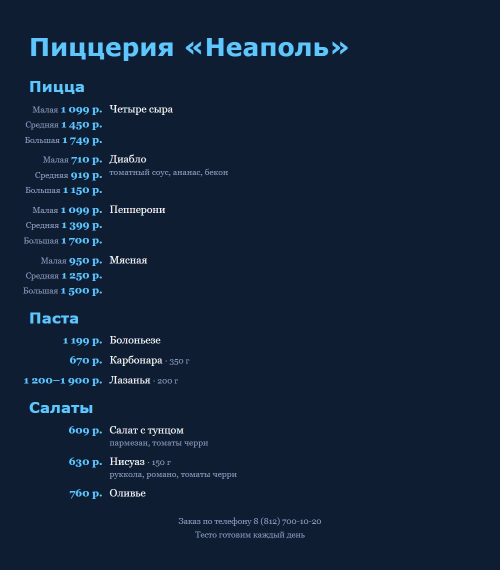
#> input picture src/menubench/server/gallery/syn-42-0022.jpg, 1000 x 1139 px (shown at 1/2 size)
$ python -i deskew.py   (imports and definitions only)
#> lines starting #> are read from the running program, lines starting #| are printed output that depends on the picture; after the words box and inside, x2 and y2 are one past the last pixel; in counts of white or black regions, pixels touching at a corner belong together
#> further down, picture is the input picture: PIL image 1000x1139 RGB; mean R, G, B 17.3, 33.9, 55.5
"""Straightens tilted menu photos before models read them, and maps their boxes back to the original photo.

On a tilted photo a printed row slopes, so a model reading it pairs names and prices across rows and places boxes
half a line off. The skew is estimated from the page itself: text rows give the sharpest horizontal ink profile
when they are level. Only rotation is undone; perspective stays. Boxes found on the straightened page come back as
the axis-aligned hull of the rotated box, which is how the synthetic ground truth treats rotation too.
"""

from __future__ import annotations

import math
from dataclasses import dataclass

import numpy as np
from PIL import Image, ImageFilter

from menubench.schema import BBox

MAX_ANGLE = 12.0  # degrees; beyond this a page is more likely sideways or a collage than tilted
MIN_ANGLE = 0.6  # below this rotation costs more (resampling, a new model call) than it gives
MIN_GAIN = 1.15  # the best angle's profile must beat the unrotated one by this much to count
WORK_SIDE = 900  # the estimate runs on a downscaled copy


# [40 lines that did not run here, left out]


def _ink(img: Image.Image) -> np.ndarray:
    """Strokes darker or lighter than their surroundings, as a 0/1 map; flat areas and gradients drop out."""
    gray = img.convert("L")
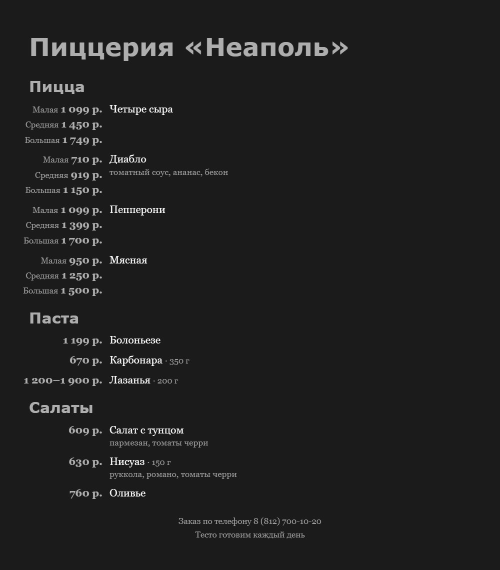
#> gray: PIL image 1000x1139 L (shown at 1/2 size); min 5, max 255, mean 31.5
    scale = WORK_SIDE / max(gray.size)
#> scale = 0.79
    if scale < 1:
        gray = gray.resize(
            (max(1, round(gray.width * scale)), max(1, round(gray.height * scale))), Image.Resampling.BILINEAR
        )
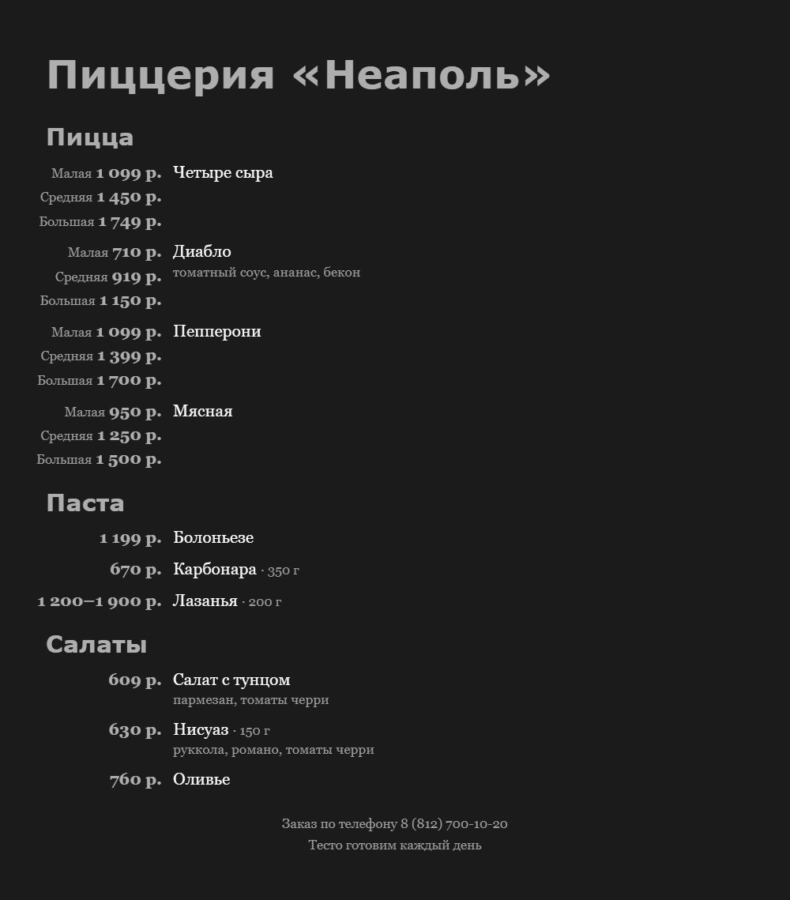
#> gray: PIL image 790x900 L; min 20, max 246, mean 31.5
    local = np.asarray(gray.filter(ImageFilter.BoxBlur(12)), dtype=np.float32)
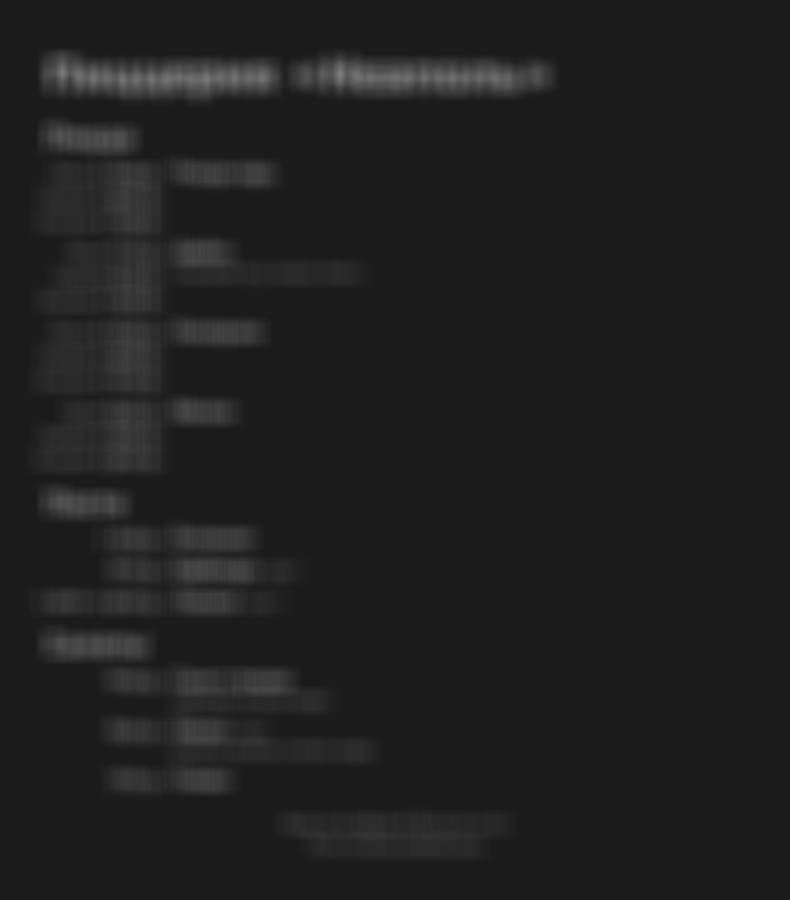
#> local: shape (900, 790) float32; min 27, max 124, mean 31.5
    diff = np.abs(np.asarray(gray, dtype=np.float32) - local)
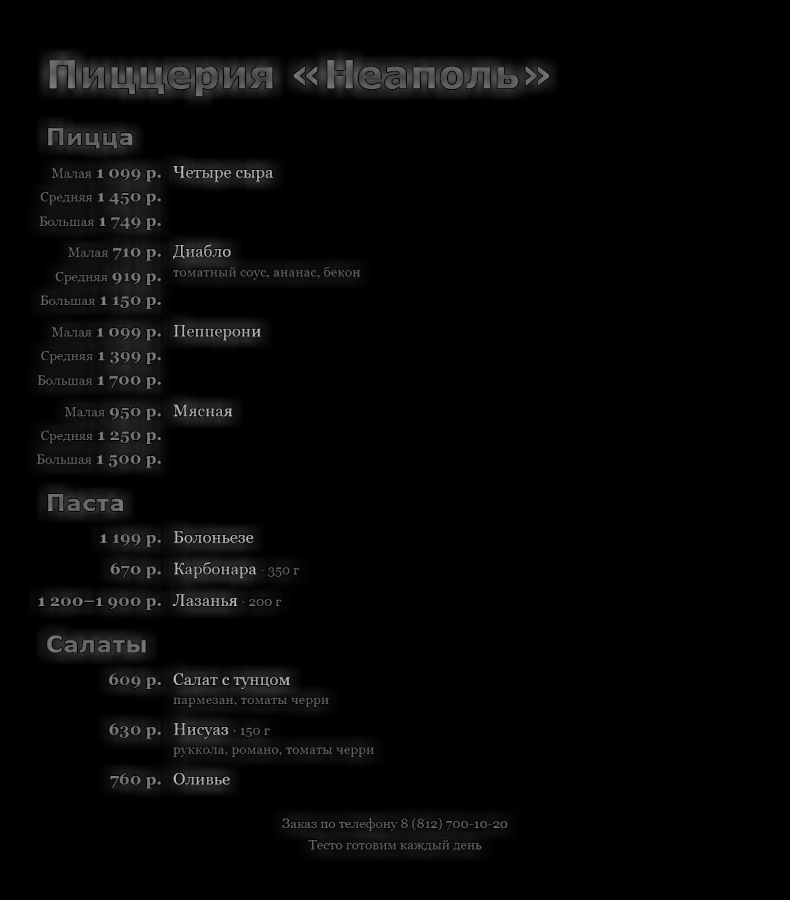
#> diff: shape (900, 790) float32; min 0, max 198, mean 6
    return (diff > max(float(np.percentile(diff, 90)), 12.0)).astype(np.uint8) * 255
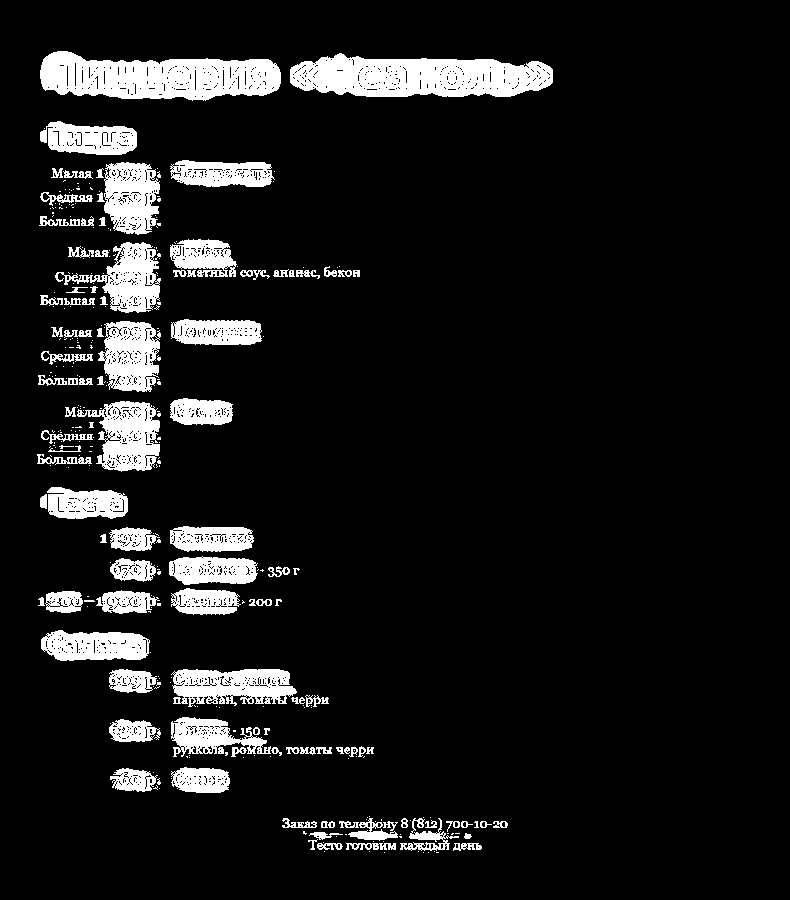
#> returned value: shape (900, 790); 9.7% white; 337 white regions (228 under 20 px), largest, box (x1, y1, x2, y2) and area: (290, 53, 553, 97) 8582, (40, 51, 281, 101) 8437, (77, 401, 160, 472) 3392


def _sharpness(ink: Image.Image, angle: float) -> float:
#> called with angle = 0
    rows = np.asarray(ink.rotate(angle, resample=Image.Resampling.NEAREST, expand=False), dtype=np.float32).sum(axis=1)
#> rows = 900 values, max 122910 at index 75, min 0 at index 0, mean 19440.6
    return float(np.square(np.diff(rows)).sum())


def estimate_skew(img: Image.Image) -> tuple[float, float]:
    """(angle, gain): the counter-clockwise turn in degrees that levels the text rows, and how much sharper the row
    profile gets with it compared with leaving the page as is."""
    ink = Image.fromarray(_ink(img))
    base = _sharpness(ink, 0.0) or 1.0
#> base = 2.52e+10
    coarse = max(np.arange(-MAX_ANGLE, MAX_ANGLE + 1e-6, 0.5), key=lambda a: _sharpness(ink, float(a)))
#> coarse = 0
    fine = max(np.arange(coarse - 0.5, coarse + 0.5 + 1e-6, 0.1), key=lambda a: _sharpness(ink, float(a)))
#> fine = -1.11e-16
    angle = round(float(fine), 1)
#> angle = 0
    return angle, _sharpness(ink, angle) / base


# [11 lines that did not run here, left out]

>>> from PIL import Image
>>> picture = Image.open('../server/gallery/syn-42-0022.jpg')
>>> result = estimate_skew(picture)
#> result = (0, 1)

$ run again, on src/menubench/server/gallery/syn-42-0046.jpg
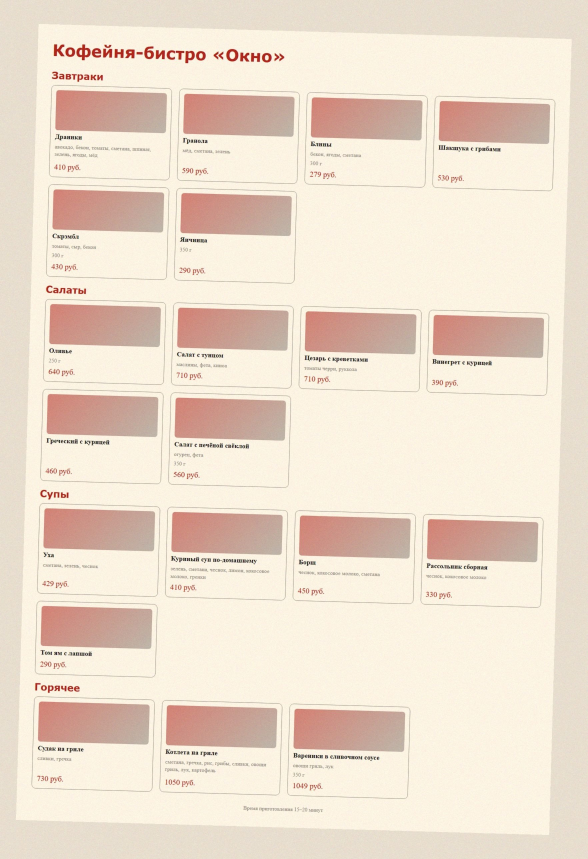
#> input picture src/menubench/server/gallery/syn-42-0046.jpg, 1763 x 2577 px (shown at 1/3 size)
#> picture is the input picture: PIL image 1763x2577 RGB; mean R, G, B 237.5, 222, 206.1
#> in _ink, `local = np.asarray(gray.filter(ImageFilter.BoxBlur(12)), dtype=np.floa..`:
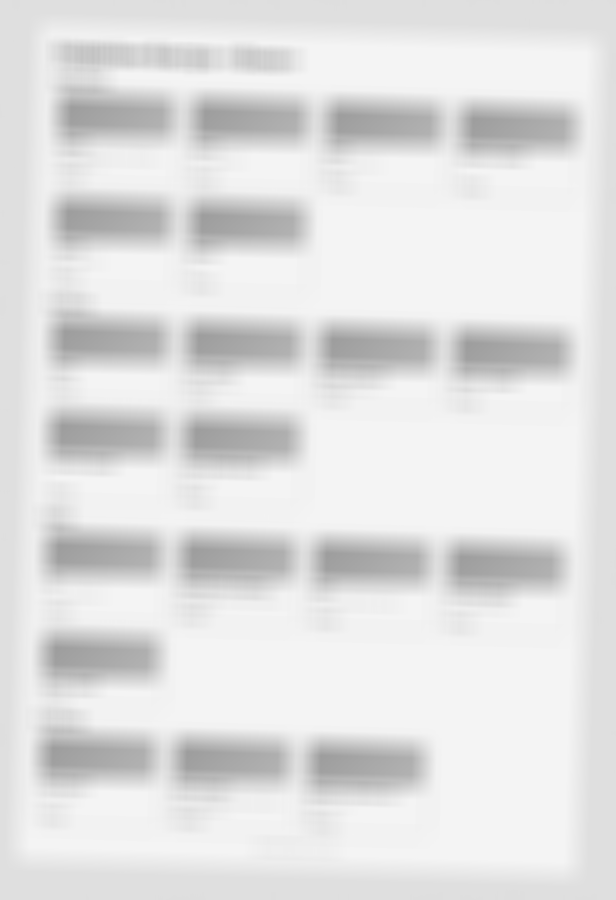
#> local: shape (900, 616) float32; min 157, max 244, mean 224.8
#> in _ink, `return (diff > max(float(np.percentile(diff, 90)), 12.0)).astype(np.ui..`:
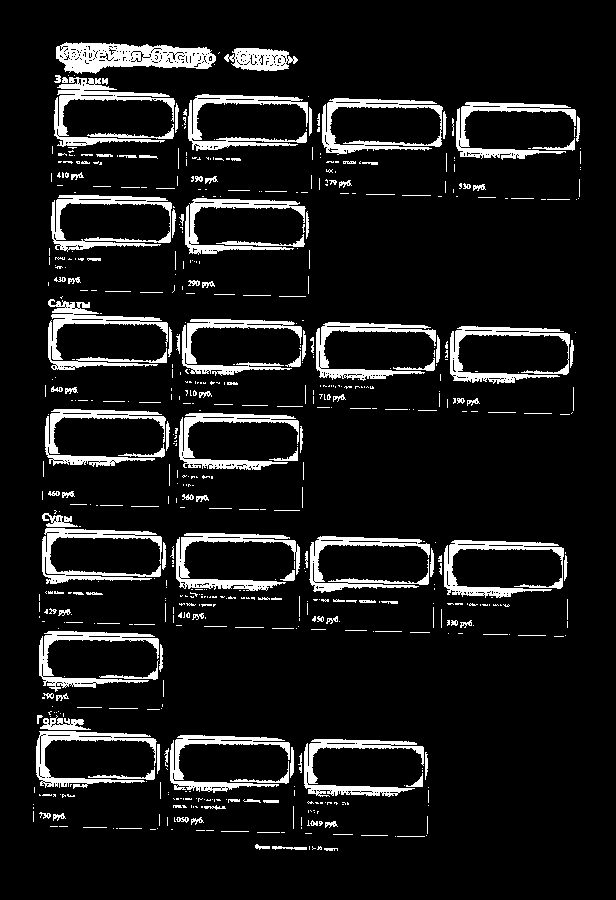
#> returned value: shape (900, 616); 9.9% white; 628 white regions (443 under 20 px), largest, box (x1, y1, x2, y2) and area: (56, 42, 216, 74) 3166, (48, 299, 168, 370) 2376, (54, 77, 175, 147) 2163
#> rows = 900 values, max 66045 at index 327, min 0 at index 0, mean 15474
#> base = 1.98e+10
#> coarse = 1.5
#> fine = 1.6
#> result = (1.6, 9.2)

$ run again, on src/menubench/server/gallery/syn-42-0076.jpg
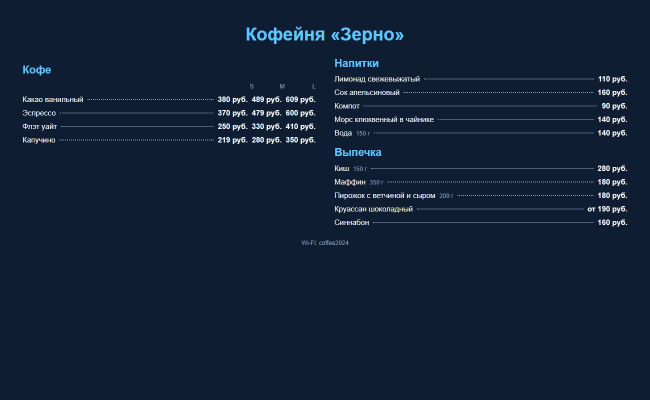
#> input picture src/menubench/server/gallery/syn-42-0076.jpg, 1300 x 800 px (shown at 1/2 size)
#> picture is the input picture: PIL image 1300x800 RGB; mean R, G, B 17.9, 33.1, 54.1
#> in _ink, `gray = gray.resize( (max(1, round(gray.width * scale)), max(1, round(g..`:
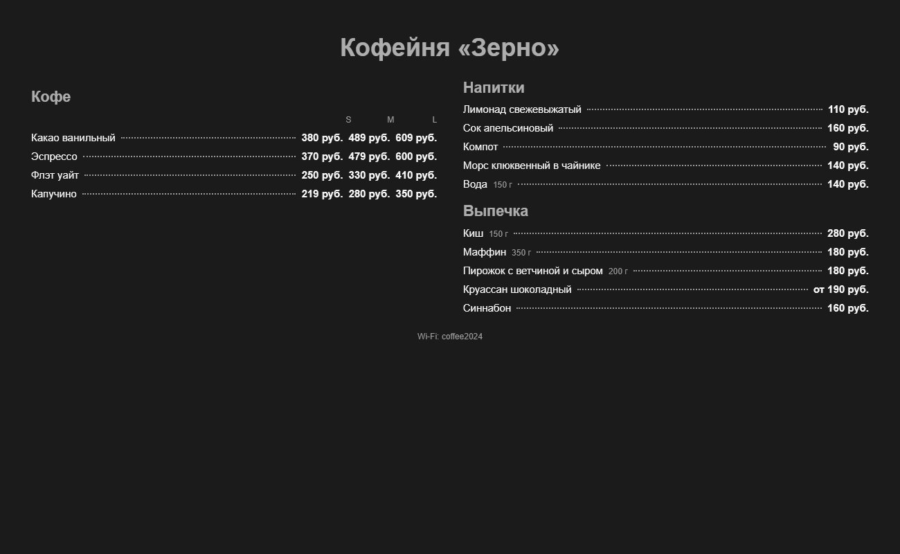
#> gray: PIL image 900x554 L; min 21, max 247, mean 31
#> in _ink, `return (diff > max(float(np.percentile(diff, 90)), 12.0)).astype(np.ui..`:
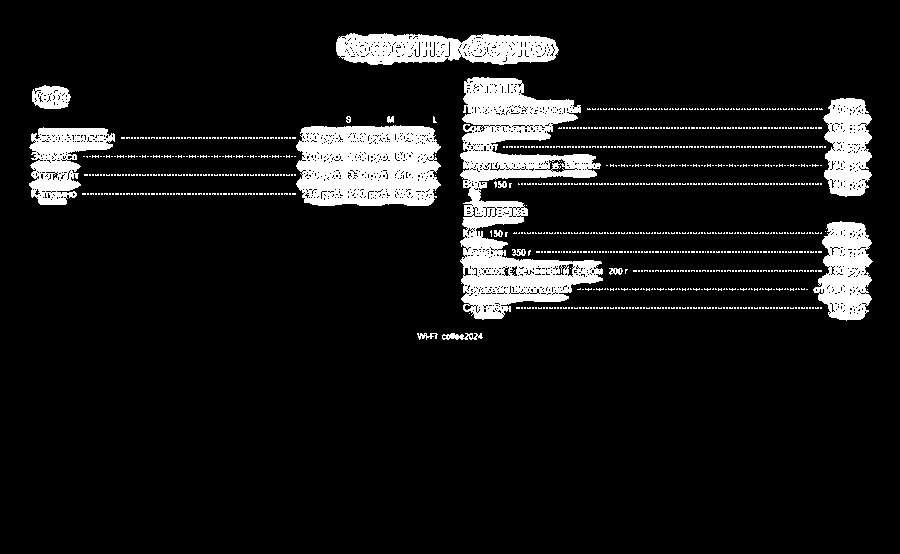
#> returned value: shape (554, 900); 9.7% white; 985 white regions (970 under 20 px), largest, box (x1, y1, x2, y2) and area: (460, 77, 603, 320) 15939, (296, 125, 441, 206) 9977, (336, 33, 559, 65) 5364
#> rows = 554 values, max 132090 at index 146, min 0 at index 0, mean 22251.7
#> base = 6.43e+10
#> coarse = 0
#> fine = -1.11e-16
#> angle = 0
#> result = (0, 1)

$ run again, on src/menubench/server/gallery/syn-42-0141.jpg
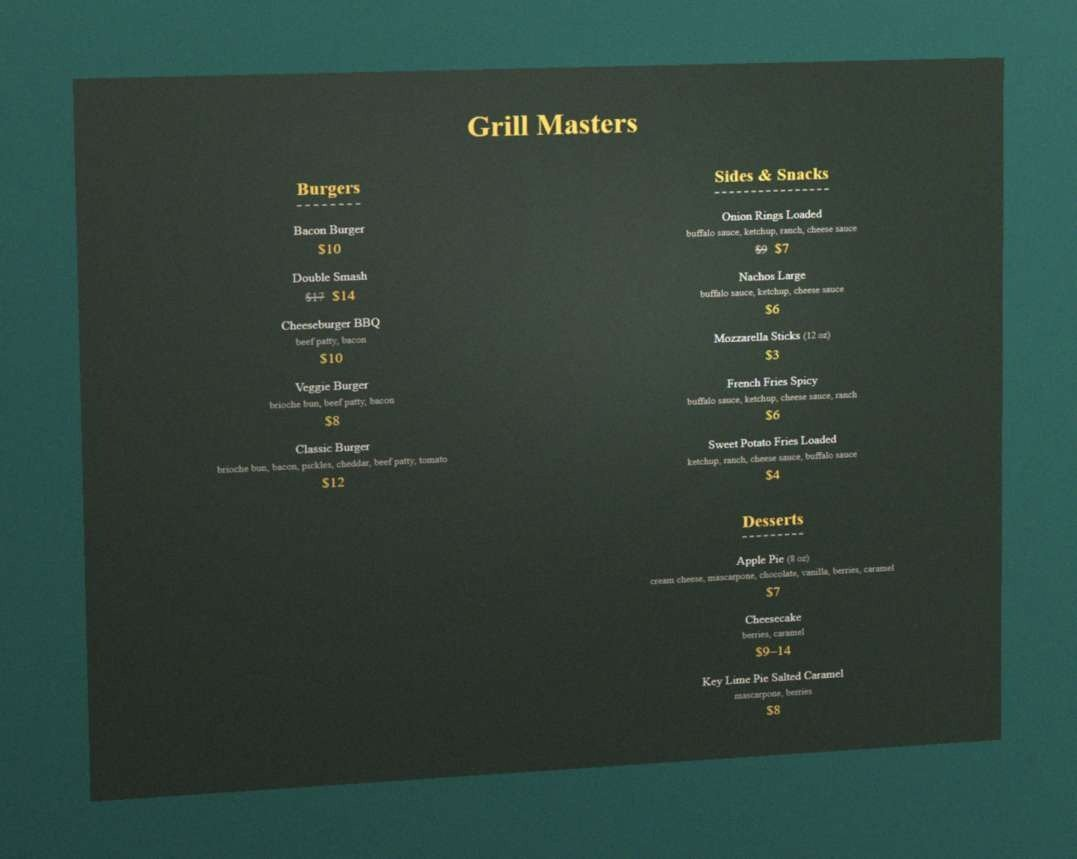
#> input picture src/menubench/server/gallery/syn-42-0141.jpg, 1077 x 859 px
#> picture is the input picture: PIL image 1077x859 RGB; mean R, G, B 51, 69.1, 61.6
#> in _ink, `local = np.asarray(gray.filter(ImageFilter.BoxBlur(12)), dtype=np.floa..`:
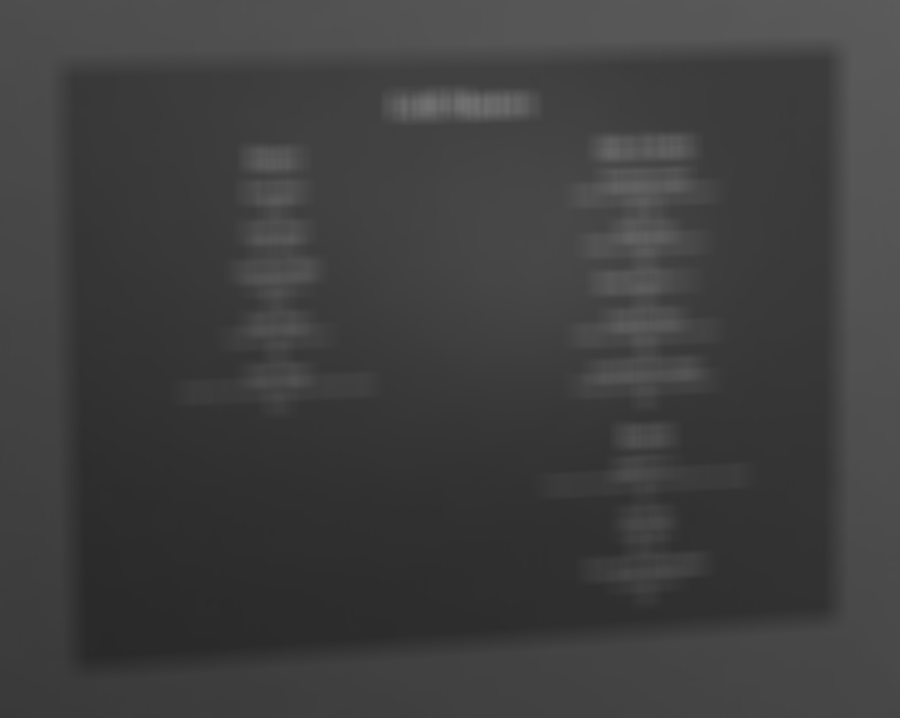
#> local: shape (718, 900) float32; min 41, max 113, mean 62.8
#> in _ink, `return (diff > max(float(np.percentile(diff, 90)), 12.0)).astype(np.ui..`:
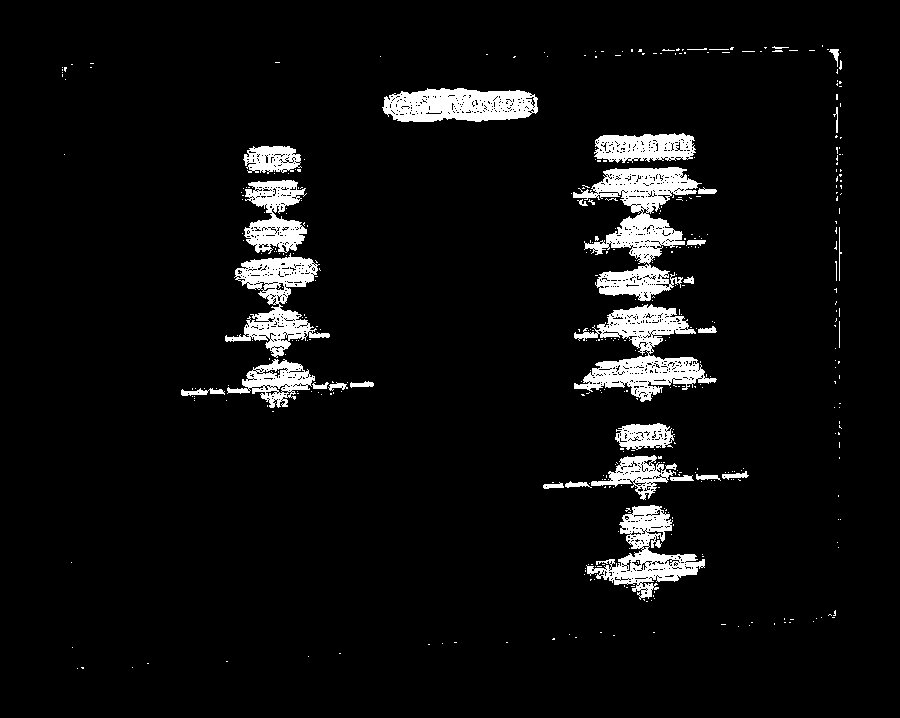
#> returned value: shape (718, 900); 5.8% white; 417 white regions (383 under 20 px), largest, box (x1, y1, x2, y2) and area: (573, 167, 702, 301) 6862, (574, 304, 717, 402) 5584, (225, 253, 330, 358) 4135
#> rows = 718 values, max 50490 at index 384, min 0 at index 0, mean 13342.8
#> base = 4.45e+09
#> coarse = -3
#> result = (-3, 2.15)
